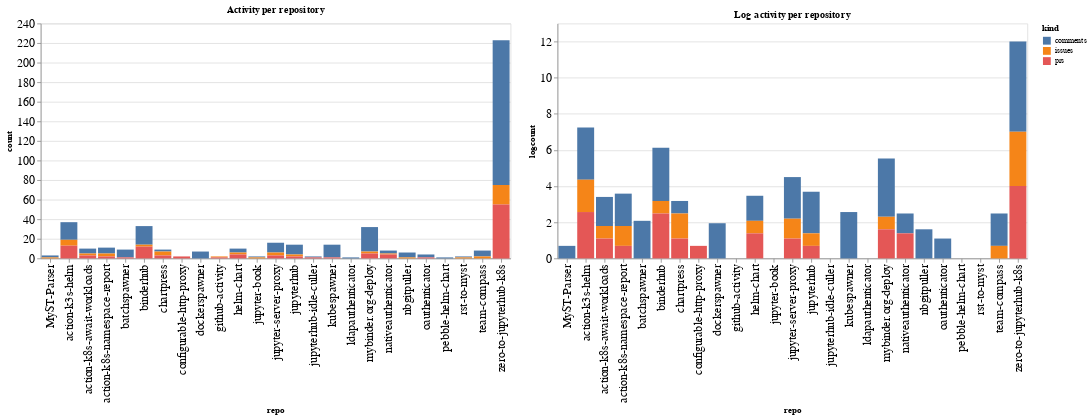

The notebook cell saved with this chart:
### Code cell
ch1 = alt.Chart(repo_summaries, width=600, title="Activity per repository").mark_bar().encode(
    x='repo',
    y='count',
    color='kind',
    tooltip="kind"
)

ch2 = alt.Chart(repo_summaries, width=600, title="Log activity per repository").mark_bar().encode(
    x='repo',
    y='logcount',
    color='kind',
    tooltip="kind"
)

ch1 | ch2

### Figure 1 — Vega-Lite specification as saved in the notebook (floating-point values rounded to 4 significant figures)
{"config": {"axisLeft": {"labelFontSize": 15}, "axisBottom": {"labelFontSize": 15}}, "hconcat": [{"mark": "bar", "encoding": {"color": {"type": "nominal", "field": "kind"}, "tooltip": {"type": "nominal", "field": "kind"}, "x": {"type": "nominal", "field": "repo"}, "y": {"type": "quantitative", "field": "count"}}, "title": "Activity per repository", "width": 600}, {"mark": "bar", "encoding": {"color": {"type": "nominal", "field": "kind"}, "tooltip": {"type": "nominal", "field": "kind"}, "x": {"type": "nominal", "field": "repo"}, "y": {"type": "quantitative", "field": "logcount"}}, "title": "Log activity per repository", "width": 600}], "data": {"name": "data-cc809e7d98deeaf289a3ee44ad890814"}, "$schema": "https://vega.github.io/schema/vega-lite/v4.8.1.json", "datasets": {"data-cc809e7d98deeaf289a3ee44ad890814": [{"repo": "MyST-Parser", "kind": "comments", "count": 2, "logcount": 0.6931}, {"repo": "MyST-Parser", "kind": "issues", "count": 1, "logcount": 0.0}, {"repo": "action-k3s-helm", "kind": "comments", "count": 18, "logcount": 2.89}, {"repo": "action-k3s-helm", "kind": "issues", "count": 6, "logcount": 1.792}, {"repo": "action-k3s-helm", "kind": "prs", "count": 13, "logcount": 2.565}, {"repo": "action-k8s-await-workloads", "kind": "comments", "count": 5, "logcount": 1.609}, {"repo": "action-k8s-await-workloads", "kind": "issues", "count": 2, "logcount": 0.6931}, {"repo": "action-k8s-await-workloads", "kind": "prs", "count": 3, "logcount": 1.099}, {"repo": "action-k8s-namespace-report", "kind": "comments", "count": 6, "logcount": 1.792}, {"repo": "action-k8s-namespace-report", "kind": "issues", "count": 3, "logcount": 1.099}, {"repo": "action-k8s-namespace-report", "kind": "prs", "count": 2, "logcount": 0.6931}, {"repo": "batchspawner", "kind": "comments", "count": 8, "logcount": 2.079}, {"repo": "batchspawner", "kind": "prs", "count": 1, "logcount": 0.0}, {"repo": "binderhub", "kind": "comments", "count": 19, "logcount": 2.944}, {"repo": "binderhub", "kind": "issues", "count": 2, "logcount": 0.6931}, {"repo": "binderhub", "kind": "prs", "count": 12, "logcount": 2.485}, {"repo": "chartpress", "kind": "comments", "count": 2, "logcount": 0.6931}, {"repo": "chartpress", "kind": "issues", "count": 4, "logcount": 1.386}, {"repo": "chartpress", "kind": "prs", "count": 3, "logcount": 1.099}, {"repo": "configurable-http-proxy", "kind": "prs", "count": 2, "logcount": 0.6931}, {"repo": "dockerspawner", "kind": "comments", "count": 7, "logcount": 1.946}, {"repo": "github-activity", "kind": "issues", "count": 1, "logcount": 0.0}, {"repo": "github-activity", "kind": "prs", "count": 1, "logcount": 0.0}, {"repo": "helm-chart", "kind": "comments", "count": 4, "logcount": 1.386}, {"repo": "helm-chart", "kind": "issues", "count": 2, "logcount": 0.6931}, {"repo": "helm-chart", "kind": "prs", "count": 4, "logcount": 1.386}, {"repo": "jupyter-book", "kind": "comments", "count": 1, "logcount": 0.0}, {"repo": "jupyter-book", "kind": "issues", "count": 1, "logcount": 0.0}, {"repo": "jupyter-server-proxy", "kind": "comments", "count": 10, "logcount": 2.303}, {"repo": "jupyter-server-proxy", "kind": "issues", "count": 3, "logcount": 1.099}, {"repo": "jupyter-server-proxy", "kind": "prs", "count": 3, "logcount": 1.099}, {"repo": "jupyterhub", "kind": "comments", "count": 10, "logcount": 2.303}, {"repo": "jupyterhub", "kind": "issues", "count": 2, "logcount": 0.6931}, {"repo": "jupyterhub", "kind": "prs", "count": 2, "logcount": 0.6931}, {"repo": "jupyterhub-idle-culler", "kind": "comments", "count": 1, "logcount": 0.0}, {"repo": "jupyterhub-idle-culler", "kind": "prs", "count": 1, "logcount": 0.0}, {"repo": "kubespawner", "kind": "comments", "count": 13, "logcount": 2.565}, {"repo": "kubespawner", "kind": "prs", "count": 1, "logcount": 0.0}, {"repo": "ldapauthenticator", "kind": "comments", "count": 1, "logcount": 0.0}, {"repo": "mybinder.org-deploy", "kind": "comments", "count": 25, "logcount": 3.219}, {"repo": "mybinder.org-deploy", "kind": "issues", "count": 2, "logcount": 0.6931}, {"repo": "mybinder.org-deploy", "kind": "prs", "count": 5, "logcount": 1.609}, {"repo": "nativeauthenticator", "kind": "comments", "count": 3, "logcount": 1.099}, {"repo": "nativeauthenticator", "kind": "issues", "count": 1, "logcount": 0.0}, {"repo": "nativeauthenticator", "kind": "prs", "count": 4, "logcount": 1.386}, {"repo": "nbgitpuller", "kind": "comments", "count": 5, "logcount": 1.609}, {"repo": "nbgitpuller", "kind": "issues", "count": 1, "logcount": 0.0}, {"repo": "oauthenticator", "kind": "comments", "count": 3, "logcount": 1.099}, {"repo": "oauthenticator", "kind": "prs", "count": 1, "logcount": 0.0}, {"repo": "pebble-helm-chart", "kind": "comments", "count": 1, "logcount": 0.0}, {"repo": "rst-to-myst", "kind": "comments", "count": 1, "logcount": 0.0}, {"repo": "rst-to-myst", "kind": "issues", "count": 1, "logcount": 0.0}, {"repo": "team-compass", "kind": "comments", "count": 6, "logcount": 1.792}, {"repo": "team-compass", "kind": "issues", "count": 2, "logcount": 0.6931}, {"repo": "zero-to-jupyterhub-k8s", "kind": "comments", "count": 148, "logcount": 4.997}, {"repo": "zero-to-jupyterhub-k8s", "kind": "issues", "count": 20, "logcount": 2.996}, {"repo": "zero-to-jupyterhub-k8s", "kind": "prs", "count": 55, "logcount": 4.007}]}}
